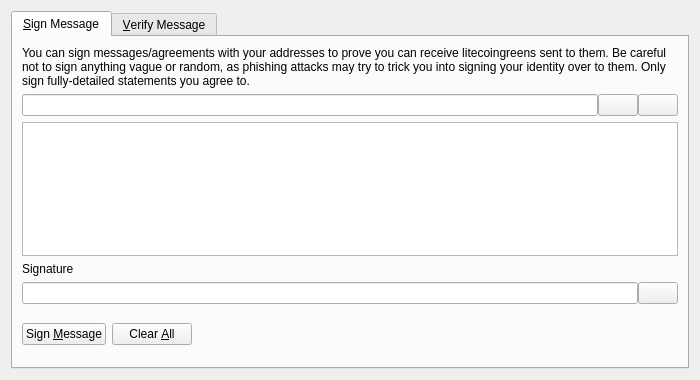
<?xml version="1.0" encoding="UTF-8"?>
<ui version="4.0">
 <class>SignVerifyMessageDialog</class>
 <widget class="QDialog" name="SignVerifyMessageDialog">
  <property name="geometry">
   <rect>
    <x>0</x>
    <y>0</y>
    <width>700</width>
    <height>380</height>
   </rect>
  </property>
  <property name="windowTitle">
   <string>Signatures - Sign / Verify a Message</string>
  </property>
  <property name="modal">
   <bool>true</bool>
  </property>
  <layout class="QVBoxLayout" name="verticalLayout">
   <item>
    <widget class="QTabWidget" name="tabWidget">
     <property name="currentIndex">
      <number>0</number>
     </property>
     <widget class="QWidget" name="tabSignMessage">
      <attribute name="title">
       <string>&amp;Sign Message</string>
      </attribute>
      <layout class="QVBoxLayout" name="verticalLayout_SM">
       <item>
        <widget class="QLabel" name="infoLabel_SM">
         <property name="text">
          <string>You can sign messages/agreements with your addresses to prove you can receive litecoingreens sent to them. Be careful not to sign anything vague or random, as phishing attacks may try to trick you into signing your identity over to them. Only sign fully-detailed statements you agree to.</string>
         </property>
         <property name="textFormat">
          <enum>Qt::PlainText</enum>
         </property>
         <property name="wordWrap">
          <bool>true</bool>
         </property>
        </widget>
       </item>
       <item>
        <layout class="QHBoxLayout" name="horizontalLayout_1_SM">
         <property name="spacing">
          <number>0</number>
         </property>
         <item>
          <widget class="QValidatedLineEdit" name="addressIn_SM">
           <property name="toolTip">
            <string>The Litecoingreen address to sign the message with</string>
           </property>
          </widget>
         </item>
         <item>
          <widget class="QPushButton" name="addressBookButton_SM">
           <property name="toolTip">
            <string>Choose previously used address</string>
           </property>
           <property name="text">
            <string/>
           </property>
           <property name="icon">
            <iconset resource="../bitcoin.qrc">
             <normaloff>:/icons/address-book</normaloff>:/icons/address-book</iconset>
           </property>
           <property name="shortcut">
            <string>Alt+A</string>
           </property>
           <property name="autoDefault">
            <bool>false</bool>
           </property>
          </widget>
         </item>
         <item>
          <widget class="QPushButton" name="pasteButton_SM">
           <property name="toolTip">
            <string>Paste address from clipboard</string>
           </property>
           <property name="text">
            <string/>
           </property>
           <property name="icon">
            <iconset resource="../bitcoin.qrc">
             <normaloff>:/icons/editpaste</normaloff>:/icons/editpaste</iconset>
           </property>
           <property name="shortcut">
            <string>Alt+P</string>
           </property>
           <property name="autoDefault">
            <bool>false</bool>
           </property>
          </widget>
         </item>
        </layout>
       </item>
       <item>
        <widget class="QPlainTextEdit" name="messageIn_SM">
         <property name="toolTip">
          <string>Enter the message you want to sign here</string>
         </property>
        </widget>
       </item>
       <item>
        <widget class="QLabel" name="signatureLabel_SM">
         <property name="text">
          <string>Signature</string>
         </property>
         <property name="textFormat">
          <enum>Qt::PlainText</enum>
         </property>
        </widget>
       </item>
       <item>
        <layout class="QHBoxLayout" name="horizontalLayout_2_SM">
         <property name="spacing">
          <number>0</number>
         </property>
         <item>
          <widget class="QLineEdit" name="signatureOut_SM">
           <property name="font">
            <font>
             <italic>true</italic>
            </font>
           </property>
           <property name="readOnly">
            <bool>true</bool>
           </property>
          </widget>
         </item>
         <item>
          <widget class="QPushButton" name="copySignatureButton_SM">
           <property name="toolTip">
            <string>Copy the current signature to the system clipboard</string>
           </property>
           <property name="text">
            <string/>
           </property>
           <property name="icon">
            <iconset resource="../bitcoin.qrc">
             <normaloff>:/icons/editcopy</normaloff>:/icons/editcopy</iconset>
           </property>
           <property name="autoDefault">
            <bool>false</bool>
           </property>
          </widget>
         </item>
        </layout>
       </item>
       <item>
        <layout class="QHBoxLayout" name="horizontalLayout_3_SM">
         <item>
          <widget class="QPushButton" name="signMessageButton_SM">
           <property name="toolTip">
            <string>Sign the message to prove you own this Litecoingreen address</string>
           </property>
           <property name="text">
            <string>Sign &amp;Message</string>
           </property>
           <property name="icon">
            <iconset resource="../bitcoin.qrc">
             <normaloff>:/icons/edit</normaloff>:/icons/edit</iconset>
           </property>
           <property name="autoDefault">
            <bool>false</bool>
           </property>
          </widget>
         </item>
         <item>
          <widget class="QPushButton" name="clearButton_SM">
           <property name="toolTip">
            <string>Reset all sign message fields</string>
           </property>
           <property name="text">
            <string>Clear &amp;All</string>
           </property>
           <property name="icon">
            <iconset resource="../bitcoin.qrc">
             <normaloff>:/icons/remove</normaloff>:/icons/remove</iconset>
           </property>
           <property name="autoDefault">
            <bool>false</bool>
           </property>
          </widget>
         </item>
         <item>
          <spacer name="horizontalSpacer_1_SM">
           <property name="orientation">
            <enum>Qt::Horizontal</enum>
           </property>
           <property name="sizeHint" stdset="0">
            <size>
             <width>40</width>
             <height>48</height>
            </size>
           </property>
          </spacer>
         </item>
         <item>
          <widget class="QLabel" name="statusLabel_SM">
           <property name="font">
            <font>
             <weight>75</weight>
             <bold>true</bold>
            </font>
           </property>
           <property name="text">
            <string/>
           </property>
           <property name="wordWrap">
            <bool>true</bool>
           </property>
          </widget>
         </item>
         <item>
          <spacer name="horizontalSpacer_2_SM">
           <property name="orientation">
            <enum>Qt::Horizontal</enum>
           </property>
           <property name="sizeHint" stdset="0">
            <size>
             <width>40</width>
             <height>48</height>
            </size>
           </property>
          </spacer>
         </item>
        </layout>
       </item>
      </layout>
     </widget>
     <widget class="QWidget" name="tabVerifyMessage">
      <attribute name="title">
       <string>&amp;Verify Message</string>
      </attribute>
      <layout class="QVBoxLayout" name="verticalLayout_VM">
       <item>
        <widget class="QLabel" name="infoLabel_VM">
         <property name="text">
          <string>Enter the receiver's address, message (ensure you copy line breaks, spaces, tabs, etc. exactly) and signature below to verify the message. Be careful not to read more into the signature than what is in the signed message itself, to avoid being tricked by a man-in-the-middle attack. Note that this only proves the signing party receives with the address, it cannot prove sendership of any transaction!</string>
         </property>
         <property name="textFormat">
          <enum>Qt::PlainText</enum>
         </property>
         <property name="alignment">
          <set>Qt::AlignLeading|Qt::AlignLeft|Qt::AlignTop</set>
         </property>
         <property name="wordWrap">
          <bool>true</bool>
         </property>
        </widget>
       </item>
       <item>
        <layout class="QHBoxLayout" name="horizontalLayout_1_VM">
         <property name="spacing">
          <number>0</number>
         </property>
         <item>
          <widget class="QValidatedLineEdit" name="addressIn_VM">
           <property name="toolTip">
            <string>The Litecoingreen address the message was signed with</string>
           </property>
          </widget>
         </item>
         <item>
          <widget class="QPushButton" name="addressBookButton_VM">
           <property name="toolTip">
            <string>Choose previously used address</string>
           </property>
           <property name="text">
            <string/>
           </property>
           <property name="icon">
            <iconset resource="../bitcoin.qrc">
             <normaloff>:/icons/address-book</normaloff>:/icons/address-book</iconset>
           </property>
           <property name="shortcut">
            <string>Alt+A</string>
           </property>
           <property name="autoDefault">
            <bool>false</bool>
           </property>
          </widget>
         </item>
        </layout>
       </item>
       <item>
        <widget class="QPlainTextEdit" name="messageIn_VM"/>
       </item>
       <item>
        <widget class="QValidatedLineEdit" name="signatureIn_VM"/>
       </item>
       <item>
        <layout class="QHBoxLayout" name="horizontalLayout_2_VM">
         <item>
          <widget class="QPushButton" name="verifyMessageButton_VM">
           <property name="toolTip">
            <string>Verify the message to ensure it was signed with the specified Litecoingreen address</string>
           </property>
           <property name="text">
            <string>Verify &amp;Message</string>
           </property>
           <property name="icon">
            <iconset resource="../bitcoin.qrc">
             <normaloff>:/icons/transaction_0</normaloff>:/icons/transaction_0</iconset>
           </property>
           <property name="autoDefault">
            <bool>false</bool>
           </property>
          </widget>
         </item>
         <item>
          <widget class="QPushButton" name="clearButton_VM">
           <property name="toolTip">
            <string>Reset all verify message fields</string>
           </property>
           <property name="text">
            <string>Clear &amp;All</string>
           </property>
           <property name="icon">
            <iconset resource="../bitcoin.qrc">
             <normaloff>:/icons/remove</normaloff>:/icons/remove</iconset>
           </property>
           <property name="autoDefault">
            <bool>false</bool>
           </property>
          </widget>
         </item>
         <item>
          <spacer name="horizontalSpacer_1_VM">
           <property name="orientation">
            <enum>Qt::Horizontal</enum>
           </property>
           <property name="sizeHint" stdset="0">
            <size>
             <width>40</width>
             <height>48</height>
            </size>
           </property>
          </spacer>
         </item>
         <item>
          <widget class="QLabel" name="statusLabel_VM">
           <property name="font">
            <font>
             <weight>75</weight>
             <bold>true</bold>
            </font>
           </property>
           <property name="text">
            <string/>
           </property>
           <property name="wordWrap">
            <bool>true</bool>
           </property>
          </widget>
         </item>
         <item>
          <spacer name="horizontalSpacer_2_VM">
           <property name="orientation">
            <enum>Qt::Horizontal</enum>
           </property>
           <property name="sizeHint" stdset="0">
            <size>
             <width>40</width>
             <height>48</height>
            </size>
           </property>
          </spacer>
         </item>
        </layout>
       </item>
      </layout>
     </widget>
    </widget>
   </item>
  </layout>
 </widget>
 <customwidgets>
  <customwidget>
   <class>QValidatedLineEdit</class>
   <extends>QLineEdit</extends>
   <header>qt/qvalidatedlineedit.h</header>
  </customwidget>
 </customwidgets>
 <resources>
  <include location="../bitcoin.qrc"/>
 </resources>
 <connections/>
</ui>
